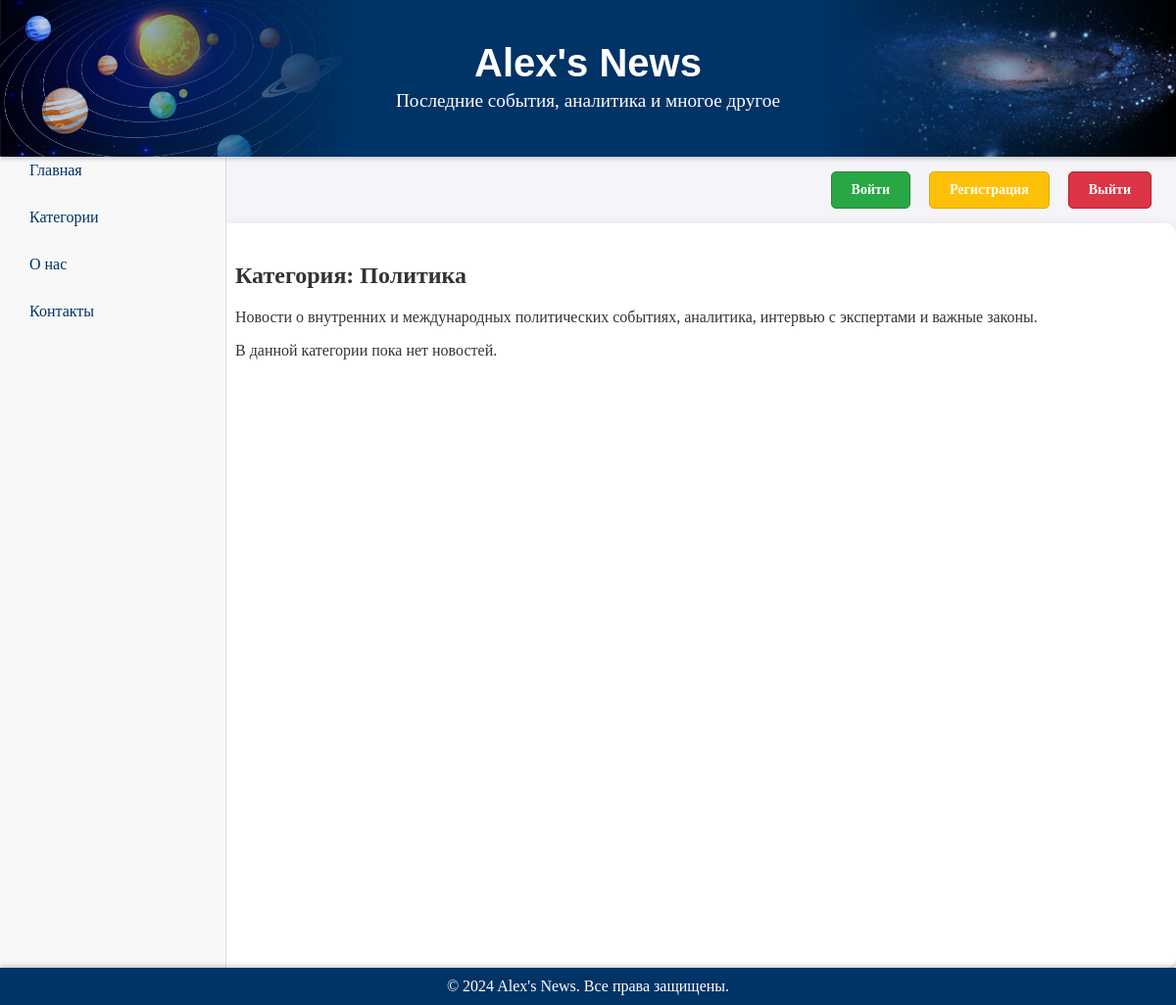
The page /categories/1/ on the database its author committed.
### news_categories/models.py (models this page shows, shortened)
class NewsCategory(models.Model):
    category_name = models.CharField(max_length=50)
    category_description = models.TextField()
    category_image = models.FileField(upload_to='news_images')
    category_news_num = models.IntegerField(default=0)
    created_at = models.DateTimeField(auto_now_add=True)
    class Meta:
        verbose_name = 'Категория новостей'
        verbose_name_plural = 'Категории новостей'

### news_categories/views.py (the view)
# urls.py: path('categories/<int:category_id>/', views.category_news, name='category_news'),
def category_news(request, category_id):
    category = get_object_or_404(NewsCategory, id=category_id)
    news = News.objects.filter(news_category=category)
    return render(request, 'category_news.html', {'category': category, 'news': news})

### news_categories/templates/category_news.html (shortened to what this page needs)
{% extends 'base.html' %}
{% load static %}
{% block content %}
<div class="category-detail-container">
    <h2 class="category-detail-title">Категория: {{ category.category_name }}</h2>
    <p class="category-detail-description">{{ category.category_description }}</p>
    <div class="category-news-grid">
        {% if news_list %}
        {% for news in news_list %}
        <div class="news-card">
            <img src="{{ news.news_image.url }}" alt="{{ news.news_name }}" class="news-image">
            <div class="news-info">
                <h3 class="news-name">{{ news.news_name }}</h3>
                <p class="news-description">{{ news.news_short_description|truncatewords:20 }}</p>
                <a href="{% url 'news_detail' news.id %}" class="news-link">Читать далее</a>
            </div>
        </div>
        {% endfor %}
        {% else %}
        <p>В данной категории пока нет новостей.</p>
        {% endif %}
    </div>
</div>
{% endblock %}

### static/styles.css (style rules this page uses)
body { margin: 0; padding: 0; font-family: 'Georgia', serif; background-color: #f4f4f9; color: #333; box-sizing: border-box; }

### rows shown on the page
NewsCategory: category_name "Политика", category_description "Новости о внутренних и международных политических событиях, аналитика, интервью с экспертами и важные законы."
